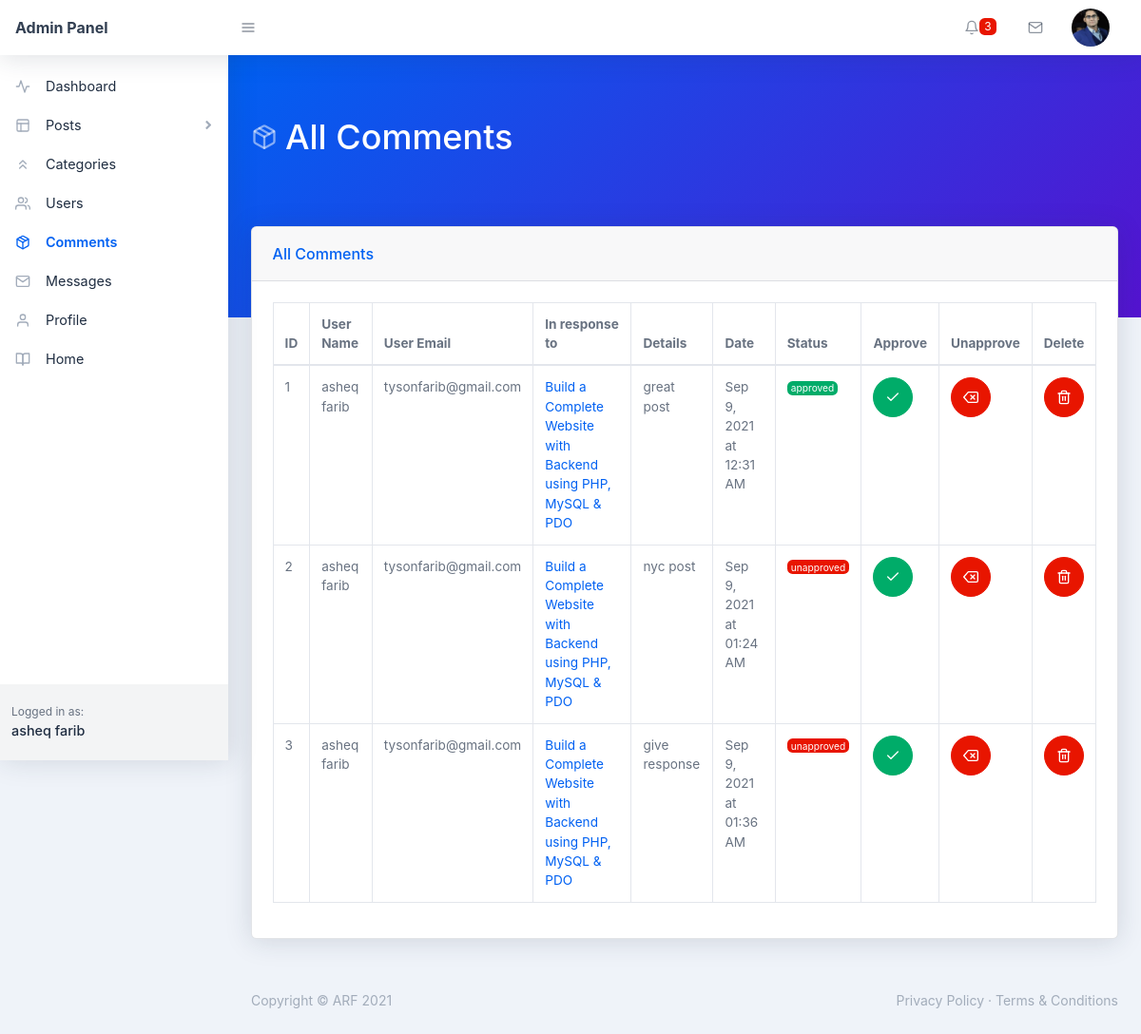
Page /backend/comments.php (signed in) on the earlier database version.
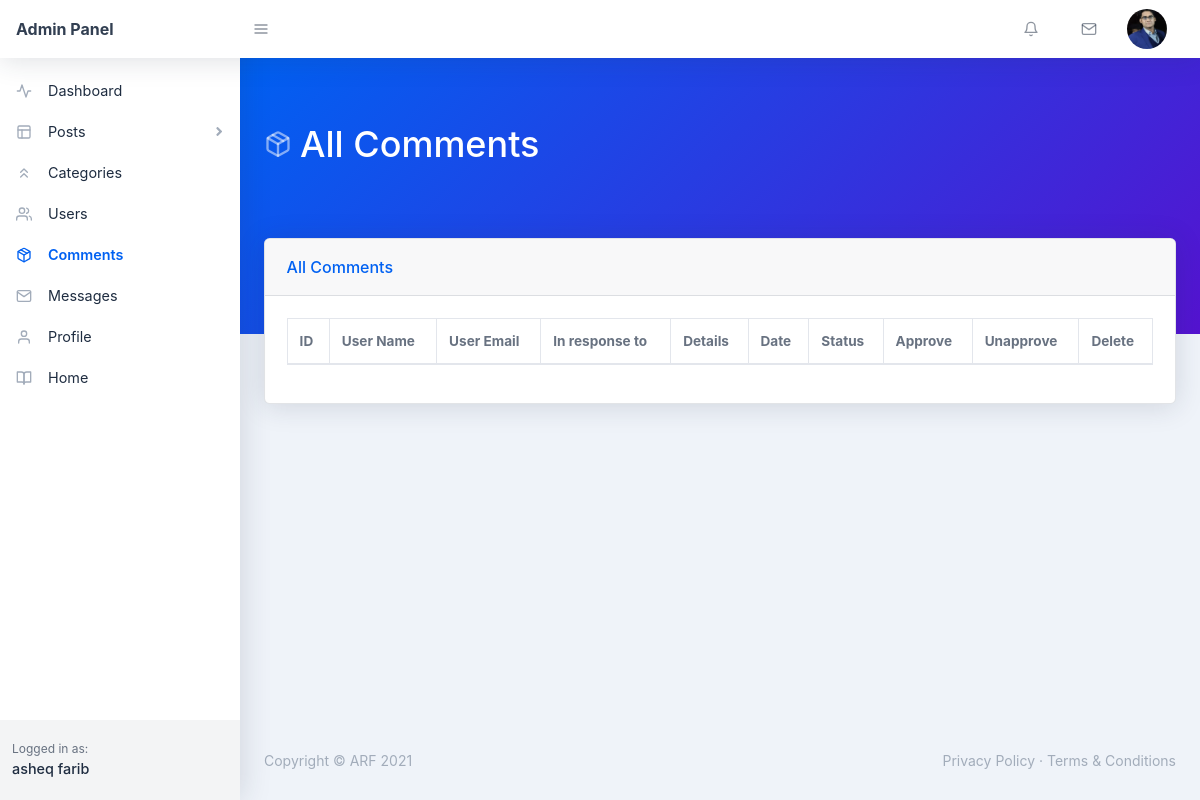
Same page on the later database version.
### tables this page shows
CREATE TABLE `comments` (
  `com_id` int(11) NOT NULL,
  `com_post_id` int(11) NOT NULL,
  `com_detail` text NOT NULL,
  `com_user_id` int(11) NOT NULL,
  `com_user_name` varchar(255) NOT NULL,
  `com_date` varchar(255) NOT NULL,
  `com_status` varchar(255) NOT NULL DEFAULT 'unapproved',
  `comment_state` int(11) NOT NULL DEFAULT 0
);

CREATE TABLE `users` (
  `user_id` int(11) NOT NULL,
  `user_name` varchar(255) NOT NULL,
  `user_nickname` varchar(255) NOT NULL,
  `user_email` varchar(255) NOT NULL,
  `user_password` varchar(255) NOT NULL,
  `user_photo` text NOT NULL,
  `registered_on` varchar(255) NOT NULL,
  `user_role` varchar(255) NOT NULL DEFAULT 'Subscriber'
);

CREATE TABLE `posts` (
  `post_id` int(11) NOT NULL,
  `post_title` varchar(255) NOT NULL,
  `post_detail` text NOT NULL,
  `post_category_id` int(11) NOT NULL,
  `post_image` text NOT NULL,
  `post_date` varchar(255) NOT NULL,
  `post_status` varchar(255) NOT NULL DEFAULT 'Published',
  `post_author` varchar(255) NOT NULL,
  `post_views` int(11) NOT NULL DEFAULT 0,
  `post_comment_count` int(11) NOT NULL DEFAULT 0,
  `post_tags` text NOT NULL,
  `author_photo` varchar(255) NOT NULL
);

### backend/comments.php (the view, shortened to what the changed rows need)
<?php require_once('./includes/header.php'); ?>
    <body class="nav-fixed">
         <?php require_once('./includes/top-navbar.php'); ?>
        <div id="layoutSidenav">
            <div id="layoutSidenav_content">
                <main>
                    <div class="page-header pb-10 page-header-dark bg-gradient-primary-to-secondary">
                        <div class="container-fluid">
                            <div class="page-header-content">
                                <h1 class="page-header-title">
                                    <div class="page-header-icon"><i data-feather="package"></i></div>
                                    <span>All Comments</span>
                                </h1>
                            </div>
                        </div>
                    </div>
                    <div class="container-fluid mt-n10">
                        <div class="card mb-4">
                            <div class="card-body">
                                <div class="datatable table-responsive">
                                    <table class="table table-bordered table-hover" id="dataTable" width="100%" cellspacing="0">
                                        <thead>
                                            <tr>
                                                <th>ID</th>
                                                <th>User Name</th>
                                                <th>User Email</th>
                                                <th>In response to</th>
                                                <th>Details</th>
                                                <th>Date</th>
                                                <th>Status</th>
                                                <th>Approve</th>
                                                <th>Unapprove</th>
                                                <th>Delete</th>
                                            </tr>
                                        </thead>
                                       <tbody>
                                            <?php
                                                $sql = "SELECT * FROM comments";
                                                $stmt = $pdo->prepare($sql);
                                                $stmt->execute();
                                                while($comments = $stmt->fetch(PDO::FETCH_ASSOC)){
                                                    $com_id = $comments['com_id'];
                                                    $com_detail = $comments['com_detail'];
                                                    $com_date = $comments['com_date'];
                                                    $com_status = $comments['com_status'];
                                                    $com_user_id = $comments['com_user_id'];
                                                    $sql1 = "SELECT * FROM users WHERE user_id = :id";
                                                    $stmt1 = $pdo->prepare($sql1);
                                                    $stmt1->execute([
                                                        ':id' => $com_user_id
                                                    ]);
                                                    $user = $stmt1->fetch(PDO::FETCH_ASSOC);
                                                    $user_name = $user['user_name'];
                                                    $user_email = $user['user_email'];
                                                    $com_post_id = $comments['com_post_id'];
                                                    $sql2 = "SELECT * FROM posts WHERE post_id = :id";
                                                    $stmt2 = $pdo->prepare($sql2);
                                                    $stmt2->execute([
                                                        ':id' => $com_post_id
                                                    ]);
                                                    $post = $stmt2->fetch(PDO::FETCH_ASSOC);
                                                    $post_id = $post['post_id'];
                                                    $post_title = $post['post_title']; ?>
                                                        <tr>
                                                            <td><?php echo $com_id; ?></td>
                                                            <td>
                                                                <?php echo $user_name; ?>
                                                            </td>
                                                            <td>
                                                                <?php echo $user_email; ?>
                                                            </td>
                                                            <td>
                                                                <a href="../single.php?post_id=<?php echo $post_id; ?>" target="_blank">
                                                                    <?php echo $post_title; ?>
                                                                </a>
                                                            </td>
                                                            <td><?php echo $com_detail; ?></td>
                                                            <td><?php echo $com_date; ?></td>
                                                            <td>
                                                                <div class="badge badge-<?php echo $com_status=="approved"?"success":"danger"; ?>">
                                                                    <?php echo $com_status; ?>
                                                                </div>
                                                            </td>
                                                            <td>
                                                                <?php
                                                                    if($com_status == 'approved') { ?>
                                                                        <button title="Sorry, the status already approved!" class="btn btn-success btn-icon"><i data-feather="check"></i></button>
                                                                    <?php } else { ?>
                                                                        <form action="comments.php" method="POST">
                                                                            <button name="approve" type="submit" class="btn btn-success btn-icon"><i data-feather="check"></i></button>
                                                                        </form>
                                                                    <?php }
                                                                ?>
                                                            </td>
                                                            <td>
                                                                <?php
                                                                    if($com_status == 'unapproved') { ?>
                                                                        <button title="Sorry, it's already unapproved!" name="unapprove" class="btn btn-red btn-icon"><i data-feather="delete"></i></button>
                                                                    <?php } else { ?>
                                                                        <form action="comments.php" method="POST">
                                                                            <button name="unapprove" class="btn btn-red btn-icon"><i data-feather="delete"></i></button>
                                                                        </form>
                                                                   <?php }
                                                                ?>
                                                            </td>
                                                            <td>
                                                                <form action="comments.php" method="POST" >
                                                                    <button name="delete" type="submit" class="btn btn-red btn-icon"><i data-feather="trash-2"></i></button>
                                                                </form>
                                                            </td>
                                                        </tr>
                                                <?php }
                                            ?>
                                        </tbody>
                                    </table>
                                </div>
                            </div>
                        </div>
                    </div>
                </main>
<?php require_once('./includes/footer.php'); ?>

### backend/includes/top-navbar.php (shortened to what the changed rows need)
<nav class="topnav navbar navbar-expand shadow navbar-light bg-white" id="sidenavAccordion">
    <ul class="navbar-nav align-items-center ml-auto">
        <?php
            $sql = "SELECT * FROM comments WHERE comment_state = :state";
            $stmt = $pdo->prepare($sql);
            $stmt->execute([
                ':state' => 0
            ]);
            $count_comment = $stmt->rowCount();
        ?>
        <li class="nav-item dropdown no-caret mr-3 dropdown-notifications">
            <a class="btn btn-icon btn-transparent-dark dropdown-toggle" id="navbarDropdownAlerts" href="comments.php" role="button" data-toggle="dropdown" aria-haspopup="true" aria-expanded="false">
                <i data-feather="bell"></i>
                <?php
                    if($count_comment != 0) { ?>
                        <span class="badge badge-red"><?php echo $count_comment; ?></span>
                   <?php }
                ?>
            </a>
        </li>
    </ul>
</nav>

Differences in the rows shown:
removed comments: com_id "1", users.user_name "asheq farib", users.user_email "tysonfarib@gmail.com", posts.post_title "Build a Complete Website with Backend using PHP, MySQL & PDO", com_detail "great post", com_date "Sep 9, 2021 at 12:31 AM", com_status "approved"
removed comments: com_id "2", users.user_name "asheq farib", users.user_email "tysonfarib@gmail.com", posts.post_title "Build a Complete Website with Backend using PHP, MySQL & PDO", com_detail "nyc post", com_date "Sep 9, 2021 at 01:24 AM", com_status "unapproved"
removed comments: com_id "3", users.user_name "asheq farib", users.user_email "tysonfarib@gmail.com", posts.post_title "Build a Complete Website with Backend using PHP, MySQL & PDO", com_detail "give response", com_date "Sep 9, 2021 at 01:36 AM", com_status "unapproved"
Other differences:
$count_comment: "3" → (not shown)
